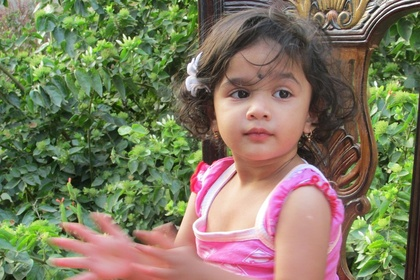
%> input picture Lab_8/Codes/image.jpg, 420 x 280 px, shrunk from 960 x 640 before the run
$ octave Periodic_Noise_Removal.m   (GNU Octave 9; MATLAB toolbox functions it lacks are replaced by stand-ins)
%> lines starting %> are read from the running program, lines starting %| are printed output that depends on the picture; in (x1, y1, x2, y2) boxes, pixels count from 0 and x2, y2 are one past the last pixel; in counts of white or black regions, pixels touching at a corner belong together; the program's own positions count from 1
% Read the image
img = imread('image.jpg'); % Replace with your image file
%> img is the input picture: size 280x420x3 uint8; mean R, G, B 127.8, 123.3, 96

% Check if the image is already grayscale, if not, convert it to grayscale
if size(img, 3) == 3
    img = rgb2gray(img); % Convert to grayscale if the image is in color
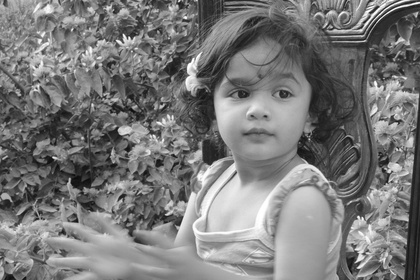
%> img: size 280x420 uint8; min 11, max 255, mean 121.5
end

% Add periodic noise (for demonstration purposes)
[M, N] = size(img);
%> M = 280; N = 420
[x, y] = meshgrid(1:N, 1:M);
periodic_noise = 20 * sin(2 * pi * x / 10) + 20 * cos(2 * pi * y / 15);
noisy_img = double(img) + periodic_noise;
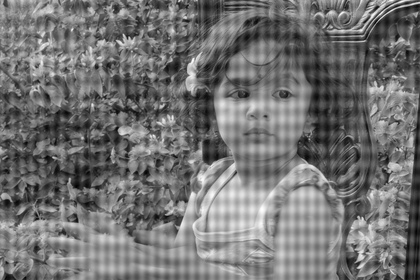
%> noisy_img: size 280x420 double; min -21.58, max 294, mean 121.3; drawn with min black and max white

% Fourier Transform of the Noisy Image
F = fftshift(fft2(noisy_img));

% Display the Fourier Spectrum
figure;
subplot(2,3,1);
imshow(img, []);
title('Original Image');

subplot(2,3,2);
imshow(noisy_img, []);
title('Image with Periodic Noise');

subplot(2,3,3);
imshow(log(1 + abs(F)), []);
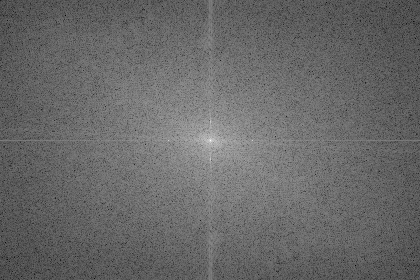
%> displayed picture: size 280x420, on the screen's scale of 0 to 255; min 0, max 255, mean 104.3
title('Fourier Spectrum of Noisy Image');

% Band Reject Filter Design
band_reject_filter = ones(M, N);
center_freq_x = N/2; % Center frequency in the x direction
%> center_freq_x = 210
center_freq_y = M/2; % Center frequency in the y direction
%> center_freq_y = 140
band_width = 10; % Width of the band to reject

% Create the band reject filter
for u = 1:M
    for v = 1:N
        D = sqrt((u - center_freq_y)^2 + (v - center_freq_x)^2); % Distance from center
        if (D >= 15) && (D <= (15 + band_width)) % Reject the frequencies in the specified band
            band_reject_filter(u, v) = 0;
        end
    end
end
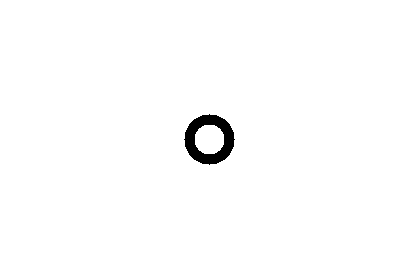
%> band_reject_filter: size 280x420 double; values 0 (black) and 1 (white), 98.9% white; 1 black region, box (x1, y1, x2, y2) and area: (184, 114, 235, 165) 1264

% Apply the Band Reject Filter to the Fourier Transform
filtered_F = F .* band_reject_filter;

% Inverse Fourier Transform to get the denoised image
filtered_img = real(ifft2(ifftshift(filtered_F)));
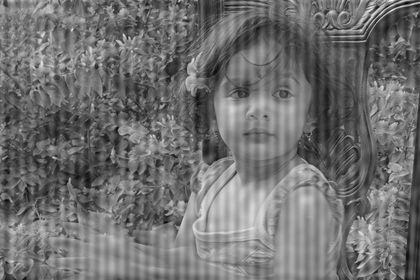
%> filtered_img: size 280x420 double; min -32.5, max 314.7, mean 121.3; drawn with min black and max white

% Normalize the filtered image for better visualization
filtered_img = mat2gray(filtered_img);

% Plotting the results
subplot(2,3,4);
imshow(log(1 + abs(filtered_F)), []);
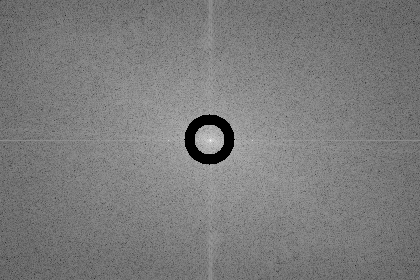
%> displayed picture: size 280x420, on the screen's scale of 0 to 255; min 0, max 255, mean 123.7
title('Filtered Fourier Spectrum');

subplot(2,3,5);
imshow(filtered_img, []);
title('Denoised Image (After Band Reject Filtering)');
